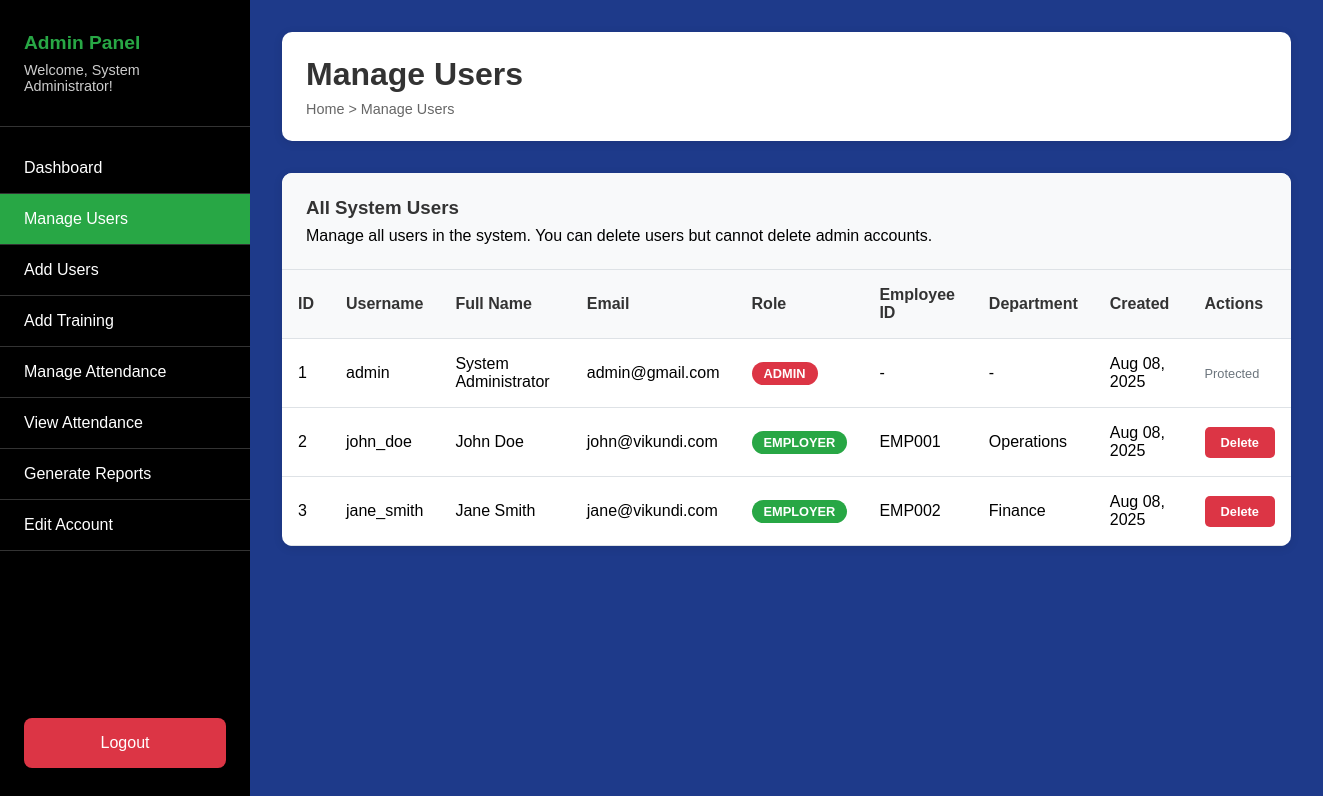
/admin/manage_users.php (signed in), run on the app's committed database.
### tables this page shows
CREATE TABLE users (
    id INT AUTO_INCREMENT PRIMARY KEY,
    username VARCHAR(50) UNIQUE NOT NULL,
    email VARCHAR(100) UNIQUE NOT NULL,
    password VARCHAR(255) NOT NULL,
    role ENUM('admin', 'employer') NOT NULL,
    full_name VARCHAR(100) NOT NULL,
    created_at TIMESTAMP DEFAULT CURRENT_TIMESTAMP,
    updated_at TIMESTAMP DEFAULT CURRENT_TIMESTAMP ON UPDATE CURRENT_TIMESTAMP
);

CREATE TABLE employers (
    id INT AUTO_INCREMENT PRIMARY KEY,
    user_id INT NOT NULL,
    employee_id VARCHAR(20) UNIQUE NOT NULL,
    department VARCHAR(100),
    position VARCHAR(100),
    hire_date DATE,
    is_active BOOLEAN DEFAULT TRUE,
    FOREIGN KEY (user_id) REFERENCES users(id) ON DELETE CASCADE
);

### includes/session.php (called while the page is built, shortened)
<?php
function isLoggedIn() {
    return isset($_SESSION['user_id']) && isset($_SESSION['username']) && isset($_SESSION['role']);
}
function getUserWelcomeName() {
    if (isLoggedIn()) {
        return isset($_SESSION['full_name']) ? $_SESSION['full_name'] : $_SESSION['username'];
    }
    return '';
}
?>

### admin/manage_users.php (the view, shortened to what this page needs)
<?php
require_once '../includes/session.php';
$host = "localhost";
$db_name = "vikundi";
$db_username = "root";
$db_password = "12345678";
$users = [];
$conn = new mysqli($host, $db_username, $db_password, $db_name);
if (!$conn->connect_error) {
    $query = "SELECT u.id, u.username, u.email, u.role, u.full_name, u.created_at,
                     e.employee_id, e.department, e.is_active
              FROM users u
              LEFT JOIN employers e ON u.id = e.user_id
              ORDER BY u.created_at DESC";
    $result = $conn->query($query);
    if ($result) {
        $users = $result->fetch_all(MYSQLI_ASSOC);
    }
}
?>
<!DOCTYPE html>
<html lang="en">
<head>
</head>
<body>
    <div class="sidebar">
        <div class="sidebar-header">
            <h2>Admin Panel</h2>
            <div class="welcome-message">Welcome, <?php echo htmlspecialchars(getUserWelcomeName()); ?>!</div>
        </div>
        <nav class="sidebar-nav">
            <a href="dashboard.php" class="nav-item">Dashboard</a>
            <a href="manage_users.php" class="nav-item active">Manage Users</a>
            <a href="add_user.php" class="nav-item">Add Users</a>
            <a href="add_training.php" class="nav-item">Add Training</a>
            <a href="manage_attendance.php" class="nav-item">Manage Attendance</a>
            <a href="view_attendance.php" class="nav-item">View Attendance</a>
            <a href="reports.php" class="nav-item">Generate Reports</a>
            <a href="edit_account.php" class="nav-item">Edit Account</a>
        </nav>
        <a href="../logout.php" class="logout-btn">Logout</a>
    </div>
    <div class="main-content">
        <div class="content-header">
            <h1>Manage Users</h1>
            <div class="breadcrumb">Home > Manage Users</div>
        </div>
        <div class="users-section">
            <div class="section-header">
                <h3>All System Users</h3>
                <p>Manage all users in the system. You can delete users but cannot delete admin accounts.</p>
            </div>
            <?php if (!empty($users)): ?>
                <table>
                    <thead>
                        <tr>
                            <th>ID</th>
                            <th>Username</th>
                            <th>Full Name</th>
                            <th>Email</th>
                            <th>Role</th>
                            <th>Employee ID</th>
                            <th>Department</th>
                            <th>Created</th>
                            <th>Actions</th>
                        </tr>
                    </thead>
                    <tbody>
                        <?php foreach ($users as $user): ?>
                            <tr>
                                <td><?php echo $user['id']; ?></td>
                                <td><?php echo htmlspecialchars($user['username']); ?></td>
                                <td><?php echo htmlspecialchars($user['full_name']); ?></td>
                                <td><?php echo htmlspecialchars($user['email']); ?></td>
                                <td>
                                    <span class="role-badge role-<?php echo $user['role']; ?>">
                                        <?php echo ucfirst($user['role']); ?>
                                    </span>
                                </td>
                                <td><?php echo $user['employee_id'] ?: '-'; ?></td>
                                <td><?php echo $user['department'] ?: '-'; ?></td>
                                <td><?php echo date('M d, Y', strtotime($user['created_at'])); ?></td>
                                <td>
                                    <div class="action-buttons">
                                        <?php if ($user['role'] !== 'admin'): ?>
                                            <a href="?delete=<?php echo $user['id']; ?>"
                                               class="btn btn-delete"
                                               onclick="return confirm('Are you sure you want to delete this user? This action cannot be undone.')">
                                                Delete
                                            </a>
                                        <?php else: ?>
                                            <span style="color: #6c757d; font-size: 0.8rem;">Protected</span>
                                        <?php endif; ?>
                                    </div>
                                </td>
                            </tr>
                        <?php endforeach; ?>
                    </tbody>
                </table>
            <?php endif; ?>
        </div>
    </div>
</body>
</html>

### admin/manage_users.php (style rules this page uses)
* { margin: 0; padding: 0; box-sizing: border-box; }
body { font-family: Arial, sans-serif; background-color: #f4f4f4; display: flex; min-height: 100vh; }
.sidebar { width: 250px; background-color: #000000; color: white; padding: 2rem 0; position: fixed; height: 100vh; overflow-y: auto; }
.sidebar-header { padding: 0 1.5rem 2rem; border-bottom: 1px solid #333; }
.sidebar-header h2 { color: #28a745; font-size: 1.2rem; margin-bottom: 0.5rem; }
.welcome-message { font-size: 0.9rem; color: #ccc; }
.sidebar-nav { padding: 1rem 0; }
.nav-item { display: block; padding: 1rem 1.5rem; color: white; text-decoration: none; transition: background-color 0.3s ease; border-bottom: 1px solid #333; }
.nav-item.active { background-color: #28a745; }
.main-content { margin-left: 250px; flex: 1; background-color: #1e3a8a; padding: 2rem; min-height: 100vh; }
.content-header { background: white; padding: 1.5rem; border-radius: 10px; margin-bottom: 2rem; box-shadow: 0 2px 10px rgba(0,0,0,0.1); }
.content-header h1 { color: #333; font-size: 2rem; margin-bottom: 0.5rem; }
.breadcrumb { color: #666; font-size: 0.9rem; }
.users-section { background: white; border-radius: 10px; box-shadow: 0 2px 10px rgba(0,0,0,0.1); overflow: hidden; }
.section-header { padding: 1.5rem; background-color: #f8f9fa; border-bottom: 1px solid #dee2e6; }
.section-header h3 { color: #333; margin-bottom: 0.5rem; }
table { width: 100%; border-collapse: collapse; }
th, td { padding: 1rem; text-align: left; border-bottom: 1px solid #dee2e6; }
th { background-color: #f8f9fa; font-weight: 600; color: #333; }
.role-badge { padding: 0.25rem 0.75rem; border-radius: 20px; font-size: 0.8rem; font-weight: 600; text-transform: uppercase; }
.role-admin { background-color: #dc3545; color: white; }
.role-employer { background-color: #28a745; color: white; }
.action-buttons { display: flex; gap: 0.5rem; }
.btn { padding: 0.5rem 1rem; text-decoration: none; border-radius: 5px; font-size: 0.8rem; font-weight: 600; transition: all 0.3s ease; }
.btn-delete { background-color: #dc3545; color: white; }
.logout-btn { position: absolute; bottom: 2rem; left: 1.5rem; right: 1.5rem; padding: 1rem; background-color: #dc3545; color: white; text-decoration: none; text-align: center; border-radius: 8px; }

### data on the page
users: id "1", username "admin", full_name "System Administrator", email "admin@gmail.com", role "ADMIN", employee_id "-", department "-", created_at "Aug 08, 2025", shows "Protected"
employers: user "2", user.username "john_doe", user.full_name "John Doe", user.email "john@vikundi.com", user.role "EMPLOYER", employee "EMP001", department "Operations", user.created_at "Aug 08, 2025"
employers: user "3", user.username "jane_smith", user.full_name "Jane Smith", user.email "jane@vikundi.com", user.role "EMPLOYER", employee "EMP002", department "Finance", user.created_at "Aug 08, 2025"

### other printed values
getUserWelcomeName() "System Administrator"
